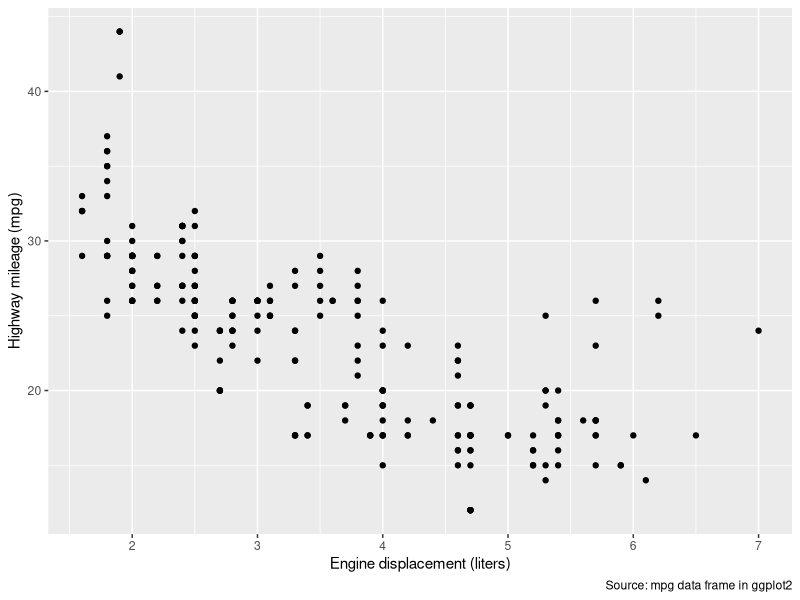

Here is the R script that generated this plot:
## ---- chunk 1
#| label: setup
#| echo: false
#| message: false
#| warning: false
library(tidyverse)
## ---- chunk 2
#| label: glimpse
glimpse(mpg)
## ---- chunk 3
#| label: cutoff
cutoff <- 30
n_above <- sum(mpg$hwy > cutoff)
share_above <- mean(mpg$hwy > cutoff)
## ---- chunk 4
#| label: fig-hwy
#| fig-cap: "Larger engines tend to get fewer highway miles per gallon."
#| fig-width: 6
#| fig-height: 4
#| warning: false
ggplot(mpg, aes(x = displ, y = hwy)) +
  geom_point() +
  labs(x = "Engine displacement (liters)",
       y = "Highway mileage (mpg)",
       caption = "Source: mpg data frame in ggplot2")
